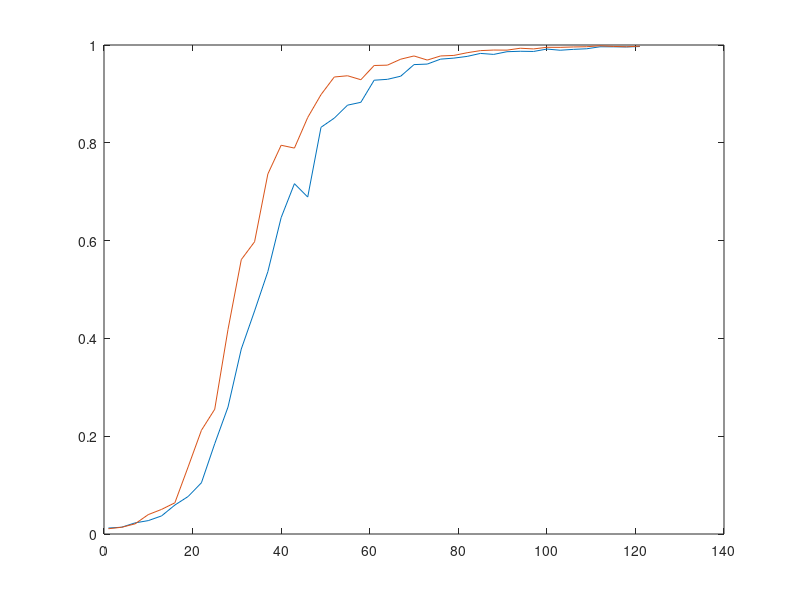
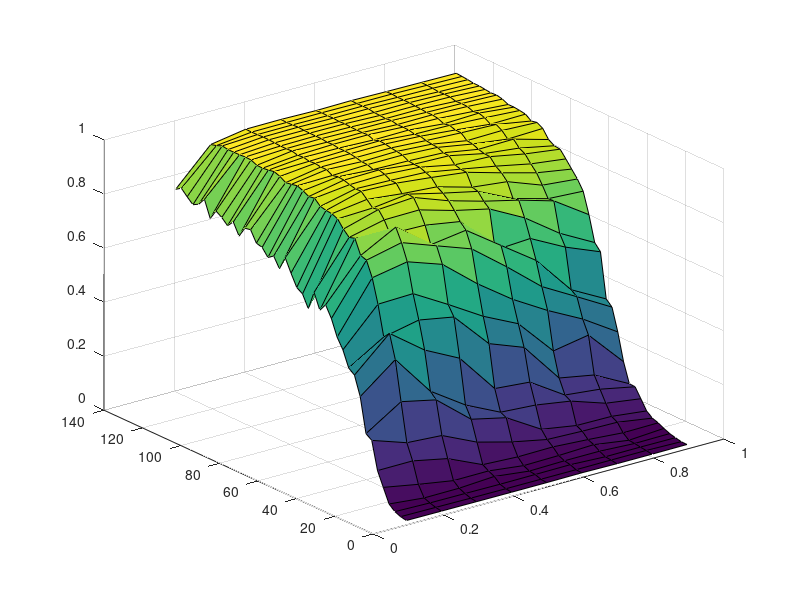

MATLAB code to generate these figures, in order:
myData = load('myData.mat');
allRecData = myData.allRecData;
allInfData = myData.allInfData;

%Sum rec and inf, and avr.
% allRecData(bi,r,k) = recData(1000);
notSus = zeros(9,41);
tot = [];
for b = 1:9
    tmp1 = zeros(1,41);
    tmp2 = zeros(1,41);
    for r = 1:10
        tmp1 = allRecData(b,r,:); % All
        tmp1 = reshape(tmp1,1,41);
        
        tmp2 = allInfData(b,r,:); % All
        tmp2 = reshape(tmp2,1,41);
        notSus(b,:) = notSus(b,:) + tmp1 + tmp2;
    end
end
notSus
notSus = notSus./10;
notSus = notSus./1000;


xs = [0.1:0.1:0.9];
ys = [1:3:123];
figure(1)
plot(ys, notSus(6,:))
hold on
plot(ys, notSus(4,:))



figure(2)
[X,Y] = meshgrid(xs,ys)
zs = notSus;
zs = zs';
surf(X,Y,zs);

% 
%  p = surf(notSus);
% 
%   p.XData = p.XData.*000.1;
%   p.YData = p.YData.*3;



